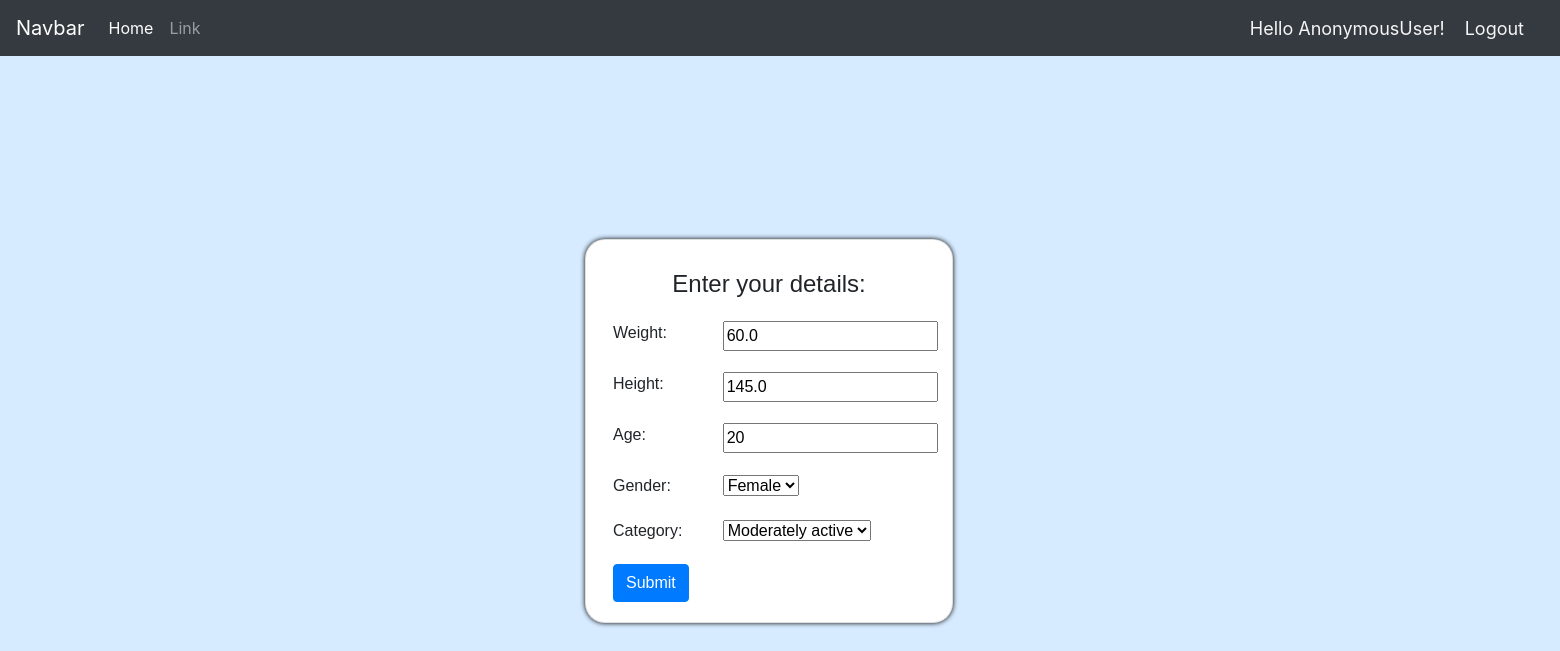
Page /customer_details/14/ on the earlier database version.
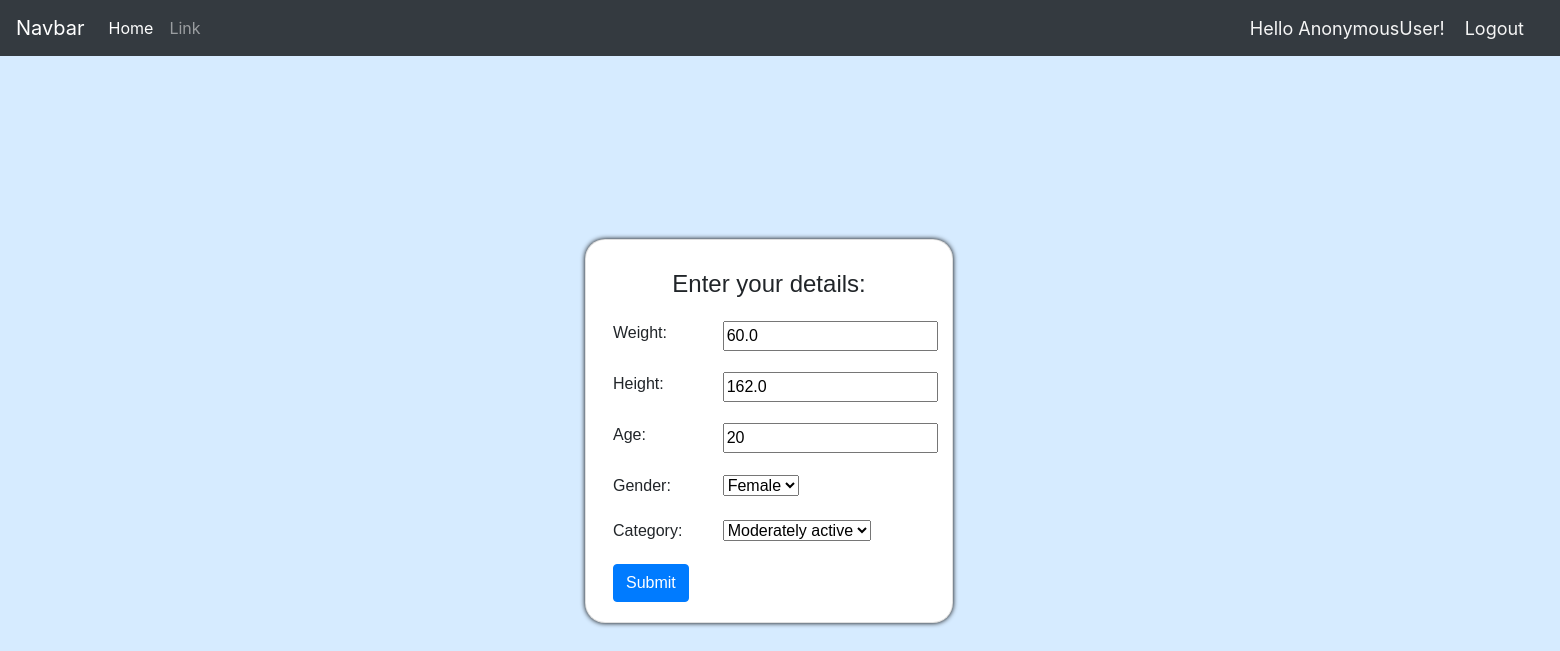
Same page on the later database version.
### cc/models.py (models this page shows, shortened)
class Customer(models.Model):
    CATEGORY = (
        ('Active','Active'),
        ('Moderately active','Moderately active'),
        ('Inactive','Inactive')
    )
    GENDER = (
        ('Male','Male'),
        ('Female','Female')
    )
    user = models.OneToOneField(User, null=True, on_delete=models.CASCADE)
    name = models.CharField(max_length=200,null=True)
    email = models.CharField(max_length=100,unique=True,null=True)
    date_created = models.DateTimeField(auto_now_add=True)
    age = models.IntegerField(null=True)
    weight = models.FloatField(null=True)
    height = models.FloatField(null=True)
    gender = models.CharField(max_length=50, null=True, choices=GENDER)
    category = models.CharField(max_length=50, null=True,choices=CATEGORY)

### cc/views.py (the view)
# urls.py: path('customer_details/<str:pk>/',views.customerDetails,name="customer_details"),
def customerDetails(request, pk):
    customer = Customer.objects.get(id=pk)
    form = CustomerForm(instance=customer)
    if request.method == "POST":
        form = CustomerForm(request.POST, instance=customer)   #request.POST has all data submitted to customer_details url
        if form.is_valid():                 #is_valid is a method/function to check if form values are valid
            form.save()
            return redirect('home', request.user.customer.id)
    context = {'form':form}
    return render(request,'cc/custom_details.html',context)

### cc/forms.py
class CustomerForm(ModelForm):
    class Meta:
        model = Customer
        fields = ['weight','height','age','gender','category']

### cc/templates/cc/custom_details.html (shortened to what this page needs)
{%  extends 'cc/main.html' %}
{% load static %}
{% block content %}
    <div class="row details">
        <div class="col-md-6">
            <div class="card card-body details-body" >
                <h4 class="card-title details-title">Enter your details: </h4>
                <form action="" method="POST">
                    {% for element in form %}
                    <div class="form-group">
                        <div class="row" style="padding: 0px 13px 5px 0px;">
                            <div class="col-sm-4">
                                {{element.label}}:
                            </div>
                            <div class="col-sm-4">
                                {{element}}
                            </div>
                        </div>
                    </div>
                    {% endfor %}
                    <input type="submit" value="Submit" class="btn btn-primary">
                </form>
            </div>
        </div>
    </div>
{% endblock %}

Differences in the rows shown:
changed Customer "Female": height "145.0" → "162.0"
